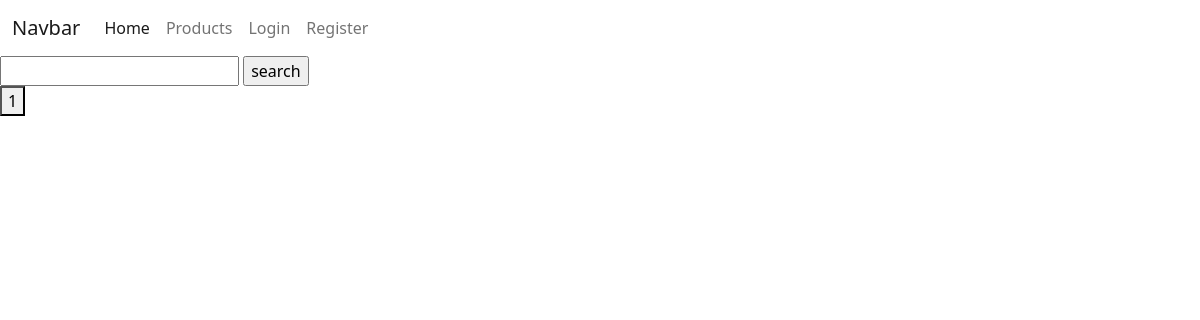
/products/?page=2, run on an earlier commit of the app's database.
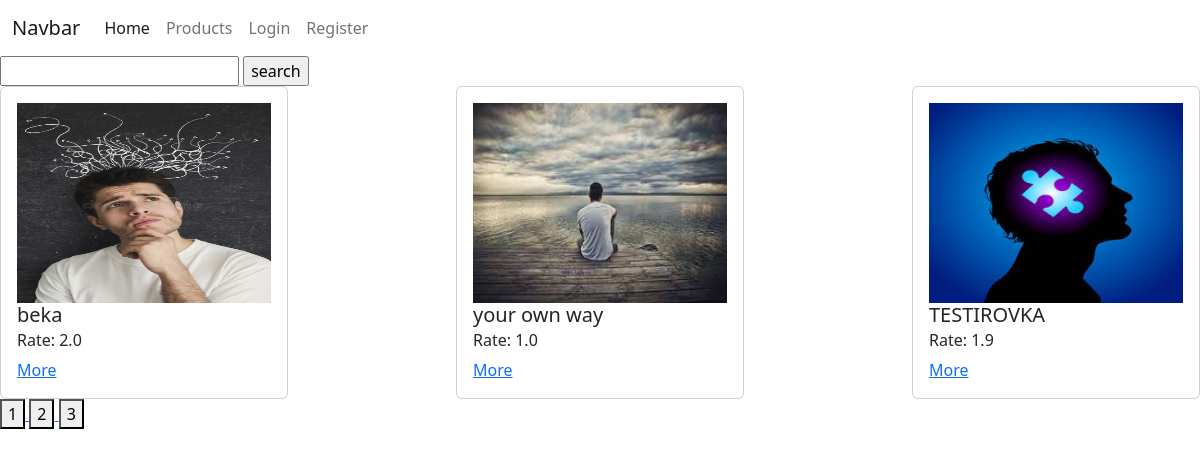
And on a later commit of the database.
### products/models.py (models this page shows)
class Product(models.Model):
    image = models.ImageField(blank=True, null=True)
    title = models.CharField(max_length=255)
    composition = models.TextField()
    rate = models.FloatField()
    created_data = models.DateField(auto_now=True)
    modified_data = models.DateField(auto_now_add=True)

### products/views.py (the view)
# urls.py: path('products/', posts_view),
def posts_view(request):
    if request.method == 'GET':
        products = Product.objects.all()
        search = request.GET.get('search')
        page = int(request.GET.get('page', 1))
        max_page = products.__len__() / PAGINATION_LIMIT
        if round(max_page) < max_page:
            max_page = round(max_page) + 1
        else:
            max_page = round(max_page)
        if search:
            products = products.filter(
                Q(title__icontains=search) |
                Q(composition__icontains=search))
        products = products[PAGINATION_LIMIT * (page - 1):PAGINATION_LIMIT * page]
        context = {
            'products': products,
            'user': request.user,
            'pages': range(1, max_page + 1)
        }
        return render(request, 'products/products.html', context=context)

### templates/products/products.html
{% extends 'layouts/index.html' %}
{% block content %}
    <div class="search">
        <form action="/products/" method="get">
            <input type="text" name="search">
            <input type="submit" value="search">
        </form>
    </div>
    <div style="display: flex; justify-content: space-between; flex-wrap: wrap">
        {% for product  in products %}
            <div class="card" style="width: 18rem;">
                <div class="card-body">
                    <div class="img">
                        <img style="width: 100%; height: 200px" src="/media/{{ product.image }}" alt="ooops">
                    </div>
                    <h5 class="card-title">{{ product.title }}</h5>
                    <h6 class="card-subtitle mb-2 text-body-secondary">Rate: {{ product.rate }}</h6>
                    <a href="/products/{{ product.id }}" class="card-link">More</a>
                </div>
            </div>
        {% endfor %}
    </div>
    <div class="pages">
        {% for page in pages %}
            <a href="/products/?page={{ page }}">
                <button>
                    {{ page }}
                </button>
            </a>
        {% endfor %}
    </div>
{% endblock %}

### templates/layouts/index.html (shortened to what this page needs)
<!doctype html>
<html lang="en">
<head>
    <link rel="stylesheet" href="https://cdn.jsdelivr.net/npm/bootstrap@5.2.3/dist/css/bootstrap.min.css"
>
</head>
<body>
<nav class="navbar navbar-expand-lg bg-body-tertiary">
    <div class="container-fluid">
        <a class="navbar-brand" href="#">Navbar</a>
        <div class="collapse navbar-collapse" id="navbarNav">
            <ul class="navbar-nav">
                <li class="nav-item">
                    <a class="nav-link active" aria-current="page" href="#">Home</a>
                </li>
                <li class="nav-item">
                    <a class="nav-link" href="/products">Products</a>
                </li>
                {% if user.is_anonymous %}
                    <li class="nav-item">
                        <a class="nav-link" href="/users/login/">Login</a>
                    </li>
                    <li class="nav-item">
                        <a class="nav-link" href="/users/register/">Register</a>
                    </li>
                {% endif %}
            </ul>
        </div>
    </div>
</nav>
{% block content %}
{% endblock %}
</body>
</html>

What changed in the data, as far as the page shows it:
added Product: image (picture), title "beka", rate "2.0"
added Product: image (picture), title "your own way", rate "1.0"
added Product: image (picture), title "TESTIROVKA", rate "1.9"
Also different on the page:
new list line: "2"
new list line: "3"
